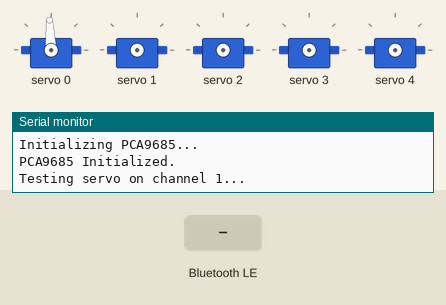
This sketch was run on a simulated ESP32-C3. Shown: 5 × servo, the last lines printed to the serial monitor. Inputs (shaded band) come from the test bench. Nothing arrives over Bluetooth unless stated; a phone connects over Bluetooth LE 3 s after start.

Above: at 2.6 s.
At 4.2 s:
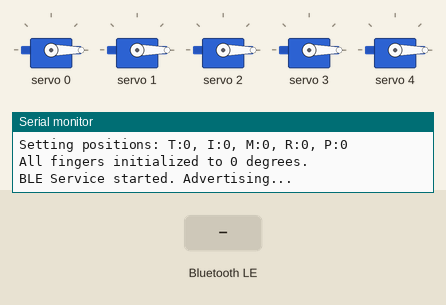
4.3 s: Bluetooth LE write "P-" received
5.8 s: Bluetooth LE write "S-" received
7.3 s: Bluetooth LE write "W" received
Timing chart, 0 to 10.3 s (numbered marks = the images above; inputs shaded):
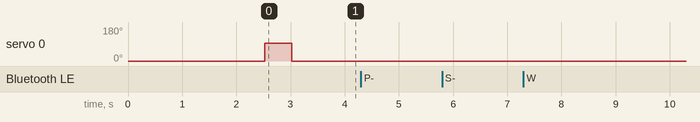

The sketch:

esp_ble_hand_servo_controller.ino
```cpp
#include <Wire.h>
#include <Adafruit_PWMServoDriver.h>
#include <BLEDevice.h>
#include <BLEServer.h>
#include <BLEUtils.h>
#include <BLE2902.h> // For BLE notifications/indications descriptor

// PCA9685 I2C Servo Driver Setup
Adafruit_PWMServoDriver pwm = Adafruit_PWMServoDriver(); // Default I2C address 0x40

// Define I2C pins for ESP32-C3
#define SDA_PIN 8
#define SCL_PIN 9

// Servo calibration (from esp_servo_test.ino)
#define SERVOMIN  102  // Minimum pulse length count for 0 degrees (out of 4096)
#define SERVOMAX  512  // Maximum pulse length count for 180 degrees (out of 4096)
#define SERVO_FREQ 50  // Analog servos run at ~50 Hz updates

// Define servo channels on PCA9685 (0-15)
#define SERVO_CHANNEL_THUMB  0
#define SERVO_CHANNEL_INDEX  1
#define SERVO_CHANNEL_MIDDLE 2
#define SERVO_CHANNEL_RING   3
#define SERVO_CHANNEL_PINKY  4
#define SERVO_CHANNEL_WRIST  5

// BLE Service and Characteristic UUIDs (Must match iOS app)
#define SERVICE_UUID        "183a1cf5-6e25-4c0c-a386-d854e1305b3b"
#define CHARACTERISTIC_UUID "beb5483e-36e1-4688-b7f5-ea07361b26a8"

BLECharacteristic *pCharacteristic;
bool deviceConnected = false;

// Helper function to set a single servo's angle (0-180 degrees)
void setServoAngle(uint8_t channel, int angle) {
  angle = constrain(angle, 0, 180);
  int pulse = map(angle, 0, 180, SERVOMIN, SERVOMAX);
  pwm.setPWM(channel, 0, pulse);
}

// Function to set all finger positions (all servos are 180-degree)
void setFingerPositions(int thumb, int index, int middle, int ring, int pinky) {
  Serial.printf("Setting positions: T:%d, I:%d, M:%d, R:%d, P:%d\n", thumb, index, middle, ring, pinky);
  setServoAngle(SERVO_CHANNEL_THUMB, thumb);
  setServoAngle(SERVO_CHANNEL_INDEX, index);
  setServoAngle(SERVO_CHANNEL_MIDDLE, middle);
  setServoAngle(SERVO_CHANNEL_RING, ring);
  setServoAngle(SERVO_CHANNEL_PINKY, pinky);
}

class MyServerCallbacks: public BLEServerCallbacks {
    void onConnect(BLEServer* pServer) {
      deviceConnected = true;
      Serial.println("BLE Client Connected");
      // You could send an initial state or confirmation here if needed
    }

    void onDisconnect(BLEServer* pServer) {
      deviceConnected = false;
      Serial.println("BLE Client Disconnected");
      // Restart advertising so it can be reconnected
      // BLEAdvertising *pAdvertising = BLEDevice::getAdvertising();
      // pAdvertising->start(); // More robust way to restart advertising
      BLEDevice::startAdvertising();
      Serial.println("Restarting advertising...");
    }
};

// Helper to find a key like 'T' in the command string "T:90,I:90..." and return its integer value.
int getValueFromCommand(String& command, char key) {
  String keyStr = String(key) + ":";
  int keyIndex = command.indexOf(keyStr);
  if (keyIndex == -1) {
    return -1; // Key not found, return an invalid value
  }

  int startIndex = keyIndex + keyStr.length();
  int endIndex = command.indexOf(',', startIndex);
  if (endIndex == -1) { // This handles the last value in the string, which has no trailing comma
    endIndex = command.length();
  }

  String valueStr = command.substring(startIndex, endIndex);
  return valueStr.toInt();
}

class MyCharacteristicCallbacks: public BLECharacteristicCallbacks {
    void onWrite(BLECharacteristic *pCharacteristic) {
      // Get the data as a char array first
      uint8_t* data = pCharacteristic->getData();
      size_t length = pCharacteristic->getLength();

      // Only log the command once, not every byte
      if (length > 0) {
        char tempBuf[32]; // Safe fixed-size buffer
        size_t copyLen = length < 31 ? length : 31;
        memcpy(tempBuf, data, copyLen);
        tempBuf[copyLen] = '\0';
        Serial.print("Received BLE command: ");
        Serial.println(tempBuf);
      }

      if (length > 0 && length < 64) { // Prevent buffer overflow
        // Create a temporary buffer to ensure null termination
        char buffer[64]; // Fixed size buffer
        size_t copyLen = length < 63 ? length : 63;
        memcpy(buffer, data, copyLen);
        buffer[copyLen] = '\0';

        // Convert to Arduino String and process
        String command = String(buffer);

        Serial.print("Received BLE Value: ");
        Serial.println(command);

        processCommand(command);
      }
    }
};

void processCommand(String command) {
  command.trim();
  if (command.length() == 0) return;

  Serial.print("Processing command: ");
  Serial.println(command);

  // Multi-servo command: P-T:angle,I:angle,M:angle,R:angle,P:angle
  if (command.startsWith("P-")) {
    // Remove 'P-' prefix
    String payload = command.substring(2);
    int thumbPos = getValueFromCommand(payload, 'T');
    int indexPos = getValueFromCommand(payload, 'I');
    int middlePos = getValueFromCommand(payload, 'M');
    int ringPos = getValueFromCommand(payload, 'R');
    int pinkyPos = getValueFromCommand(payload, 'P');
    int wristPos = getValueFromCommand(payload, 'W');

    Serial.printf("Parsed values - T:%d, I:%d, M:%d, R:%d, P:%d, W:%d\n", thumbPos, indexPos, middlePos, ringPos, pinkyPos, wristPos);

    // Validate that required finger values are present
    if (thumbPos != -1 && indexPos != -1 && middlePos != -1 && ringPos != -1 && pinkyPos != -1) {
      setFingerPositions(thumbPos, indexPos, middlePos, ringPos, pinkyPos);
      // Handle wrist if provided
      if (wristPos >= 0 && wristPos <= 180) {
        setServoAngle(SERVO_CHANNEL_WRIST, wristPos);
      }
    } else {
      Serial.println("Error: One or more finger values missing or out of range.");
    }
  } else if (command.startsWith("S-")) {
    // Single-servo command: S-X:angle (e.g., S-T:90)
    if (command.length() >= 5) { // S- + X:YYY
      char servoId = command.charAt(2); // Get the servo identifier (T, I, M, R, P, W)
      if (command.charAt(3) != ':') {
        Serial.println("Error: Invalid single-servo command format. Expected S-X:angle");
        return;
      }
      String angleStr = command.substring(4);
      int angle = angleStr.toInt();
      Serial.printf("Single servo command: %c to %d\n", servoId, angle);

      if (angle < 0 || angle > 180) {
        Serial.println("Error: Angle out of range (0-180).");
        return;
      }

      switch (servoId) {
        case 'T': setServoAngle(SERVO_CHANNEL_THUMB, angle); break;
        case 'I': setServoAngle(SERVO_CHANNEL_INDEX, angle); break;
        case 'M': setServoAngle(SERVO_CHANNEL_MIDDLE, angle); break;
        case 'R': setServoAngle(SERVO_CHANNEL_RING, angle); break;
        case 'P': setServoAngle(SERVO_CHANNEL_PINKY, angle); break;
        case 'W': setServoAngle(SERVO_CHANNEL_WRIST, angle); break;
        default:
          Serial.printf("Error: Unknown servo ID '%c'. Use T, I, M, R, P, or W.\n", servoId);
          break;
      }
    } else {
      Serial.println("Error: Invalid S- command format or length. Expected 'S-X:angle'.");
    }
  } else {
    Serial.print("Error: Unknown command format: ");
    Serial.println(command);
  }
}

void setup() {
  Serial.begin(115200);
  delay(2000); // Wait for USB CDC serial on ESP32-C3
  Serial.println();
  Serial.println("=================================");
  Serial.println("Starting ESP32-C3 BLE Robot Hand");
  Serial.println("=================================");

  // Initialize I2C for PCA9685
  Serial.printf("Initializing I2C on SDA=%d, SCL=%d\n", SDA_PIN, SCL_PIN);
  Wire.begin(SDA_PIN, SCL_PIN);

  // Scan I2C bus to find devices
  Serial.println("Scanning I2C bus...");
  byte deviceCount = 0;
  for (byte addr = 1; addr < 127; addr++) {
    Wire.beginTransmission(addr);
    if (Wire.endTransmission() == 0) {
      Serial.printf("  Found device at 0x%02X\n", addr);
      deviceCount++;
    }
  }
  if (deviceCount == 0) {
    Serial.println("  ERROR: No I2C devices found! Check wiring.");
  } else {
    Serial.printf("  Found %d device(s)\n", deviceCount);
  }

  Serial.println("Initializing PCA9685...");
  pwm.begin();
  pwm.setPWMFreq(SERVO_FREQ);  // Set PWM frequency to 50Hz
  Serial.println("PCA9685 Initialized.");

  // Test servo movement at startup
  Serial.println("Testing servo on channel 1...");
  setServoAngle(SERVO_CHANNEL_THUMB, 0);
  delay(500);
  setServoAngle(SERVO_CHANNEL_THUMB, 90);
  delay(500);
  setServoAngle(SERVO_CHANNEL_THUMB, 0);
  Serial.println("Servo test complete.");

  // Set initial finger positions to 0 degrees (open)
  setFingerPositions(0, 0, 0, 0, 0);
  Serial.println("All fingers initialized to 0 degrees.");

  // Create the BLE Device
  BLEDevice::init("ESP32_RPS_Hand"); // Set a unique name for your BLE device

  // Create the BLE Server
  BLEServer *pServer = BLEDevice::createServer();
  pServer->setCallbacks(new MyServerCallbacks());

  // Create the BLE Service
  BLEService *pService = pServer->createService(SERVICE_UUID);

  // Create a BLE Characteristic
  pCharacteristic = pService->createCharacteristic(
                      CHARACTERISTIC_UUID,
                      BLECharacteristic::PROPERTY_WRITE | // Allow writing from client
                      BLECharacteristic::PROPERTY_READ    // Optional: Allow reading current state
                      // BLECharacteristic::PROPERTY_NOTIFY // Optional: For sending data to client
                    );

  // pCharacteristic->addDescriptor(new BLE2902()); // Add if using NOTIFY or INDICATE
  pCharacteristic->setCallbacks(new MyCharacteristicCallbacks());
  // pCharacteristic->setValue("Initial Hand State"); // Optional: set initial readable value

  // Start the service
  pService->start();

  // Start advertising
  BLEAdvertising *pAdvertising = BLEDevice::getAdvertising();
  pAdvertising->addServiceUUID(SERVICE_UUID);
  pAdvertising->setScanResponse(true);
  // Helps with iPhone connection issues (may or may not be needed)
  // pAdvertising->setMinPreferred(0x06);
  // pAdvertising->setMinPreferred(0x12);
  BLEDevice::startAdvertising();
  Serial.println("BLE Service started. Advertising...");
}

void loop() {
  // The main work is done in BLE callbacks.
  // You could add other tasks here if needed, like reading sensors.
  delay(100); // Small delay to keep the loop from spinning too fast and starving other tasks
}
```
